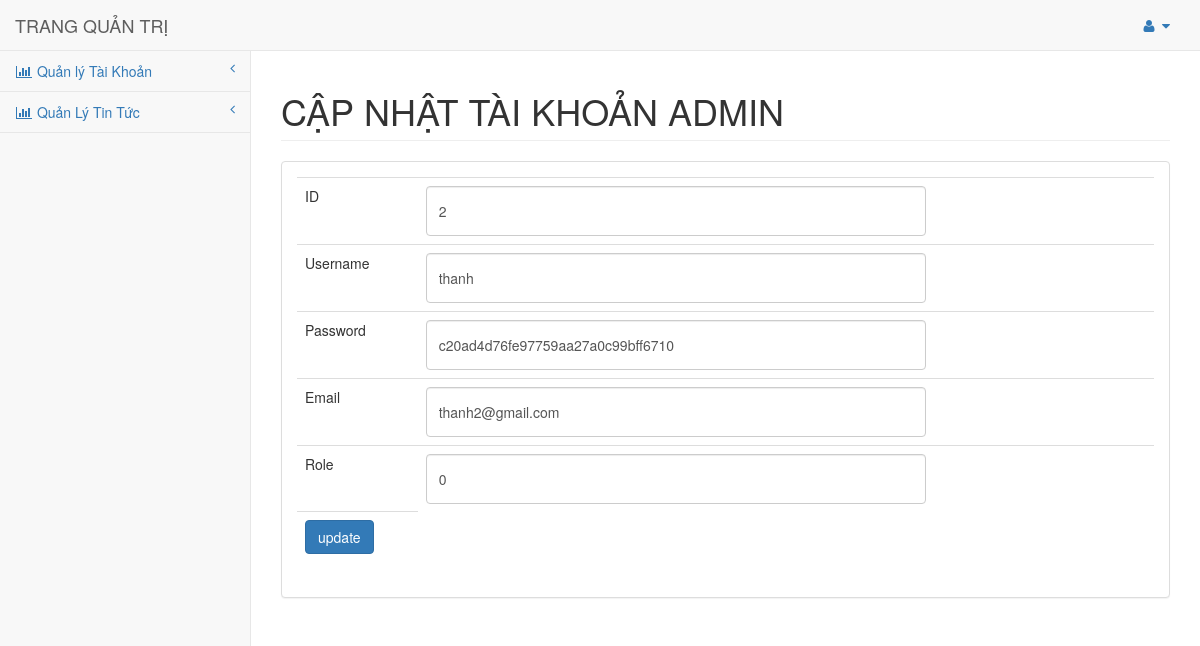
The page /index.php?c=controladmin&m=loadupdateaccount&id=2 (signed in) on the database its author committed.
### tables this page shows
CREATE TABLE IF NOT EXISTS `account` (
  `id` int(11) NOT NULL AUTO_INCREMENT,
  `username` varchar(50) NOT NULL,
  `pass` varchar(32) DEFAULT NULL,
  `email` varchar(100) DEFAULT NULL,
  `role` smallint(6) DEFAULT NULL,
  PRIMARY KEY (`id`),
  UNIQUE KEY `username` (`username`)
);

### includes/common.php (called while the page is built, shortened)
<?php
function render($file, $data) {
		extract($data);
		include ROOT . DS . 'application/views' . DS . $file;
	}

### application/controllers/controladmin.php (called while the page is built, shortened)
<?php
class Controladmin
{
	public function __construct()
	{
		$this->model = new Modeladmin();
	}
		public function loadupdateaccount()
		{
			$a['records']= $this->model->Mloadupdateaccount();
			render("backend/updateaccount.php",$a);
		}
}

### includes/connectdb.php (called while the page is built, shortened)
<?php
class Connectdb
{
		function db_get_all($sql)
		{
			$result = mysql_query($sql);
			$data = array();
			if ($result)
			{
				while ($row = mysql_fetch_assoc($result))
				{
					$data[] = $row;
				}
			}
		return $data;
		}
}

### application/models/modeladmin.php (called while the page is built, shortened)
<?php
class Modeladmin
{
	public function __construct()
	{
		$this->db= new Connectdb();
		$this->db->connect();
	}
	public function Mloadupdateaccount()
	{
		$id = $_GET['id'];
		$sql = "select * from account where id = '$id'";
		return $this->db->db_get_all($sql);
	}
}

### application/views/backend/updateaccount.php (the view, shortened to what this page needs)
        <div id="page-wrapper">
            <div class="row">
                <div class="col-lg-12">
                    <h1 class="page-header">CẬP NHẬT TÀI KHOẢN ADMIN</h1>
                </div>
            </div>
            <div class="row">
                <div class="col-lg-12">
                    <div class="panel panel-default">
                        <div class="panel-body">
                            <div class="dataTable_wrapper">
        <section class="itq-view">
            <section class="insert">
                <form action="index.php?c=controladmin&m=updateaccount" method="post" class="form-horizontal">
				<?php
					if(isset($records) && count($records)){
						foreach($records as $reco){?>
                    <table class="table">
						<tr>
                            <td>ID</td>
					<td><input class="form-control" id="inputmember" type="text" name="id" placeholder="id" value="<?php echo $reco['id'];?>"/></td>
                        </tr>
                        <tr>
                            <td>Username</td>
					<td><input class="form-control" id="inputmember" type="text" name="username" placeholder="username" value="<?php echo $reco['username'];?>"/></td>
                        </tr>
						<tr>
							<td>Password</td>
                            <td><input class="form-control" id="inputmember" type="text" name="pass" placeholder="password" value="<?php echo $reco['pass'];?>"/></td>
						</tr>
                        <tr>
                            <td>Email</td>
					<td><input class="form-control" id="inputmember" type="text" name="email" placeholder="email" value="<?php echo $reco['email'];?>"/></td>
                        </tr>
						<tr>
                            <td>Role</td>
					<td><input class="form-control" id="inputmember" type="text" name="role" placeholder="role" value="<?php echo $reco['role'];}}?>"/></td>
                        </tr>
                        <tr>
                            <td><input type="submit" class="btn btn-primary" name="update" value="update"/></td>
                        </tr>
                    </table>
                </form>
            </section>
        </section>
                            </div>
                        </div>
                    </div>
                </div>
            </div>
        </div>
    </div>
</body>
</html>

### public/css/backend.css (style rules this page uses)
#inputmember { width:500px;height:50px; }

### rows shown on the page
account: id "2", username "thanh", pass "c20ad4d76fe97759aa27a0c99bff6710", email "thanh2@gmail.com", role "0"
